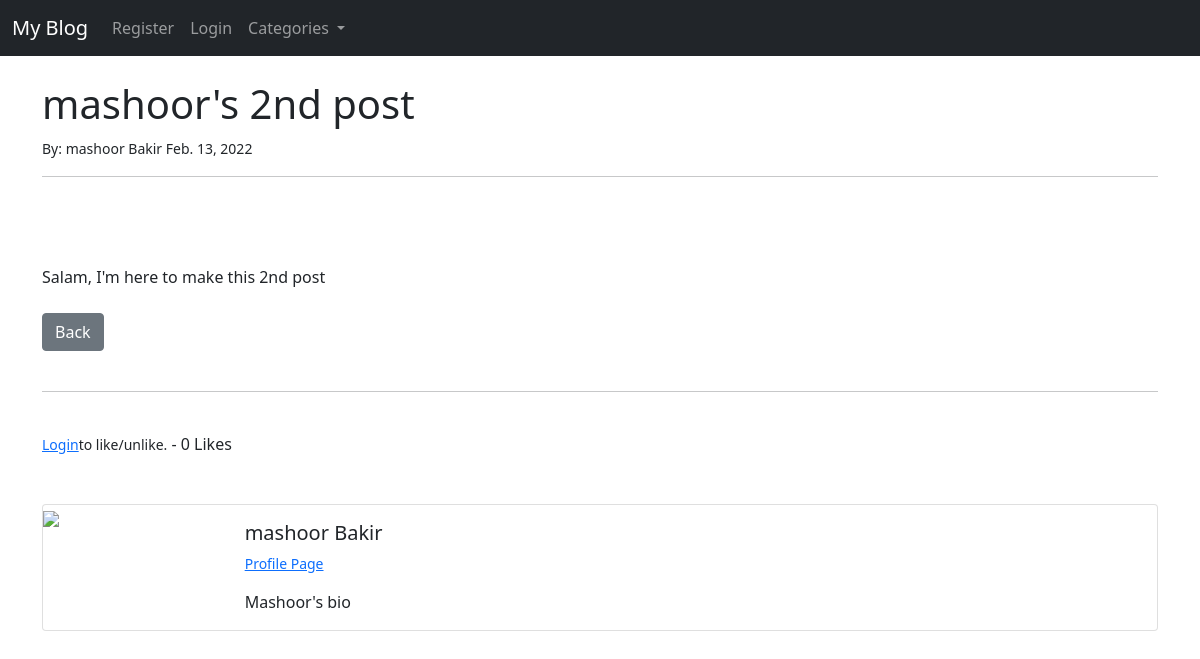
The app's page /article/11 with its own data.
### theblog/models.py (models this page shows, shortened)
class Post(models.Model):
    title = models.CharField(max_length=255)
    header_image = models.ImageField(null=True, blank=True, upload_to="images/")
    title_tag = models.CharField(max_length=255)
    author = models.ForeignKey(User, on_delete=models.CASCADE)
    body = RichTextField(blank=True, null=True)
    post_date = models.DateField(auto_now_add=True)
    category = models.CharField(max_length=255, default='coding')
    snippet = models.CharField(max_length=255)
    likes = models.ManyToManyField(User, related_name='blog_posts')
    def total_likes(self):
        return self.likes.count()

class Profile(models.Model):
    user = models.OneToOneField(User, null=True, on_delete=models.CASCADE)
    bio = models.TextField()
    profile_pic = models.ImageField(null=True, blank=True, upload_to="images/profile/")
    website_url = models.CharField(max_length=255, null=True, blank=True)
    facebook_url = models.CharField(max_length=255, null=True, blank=True)
    twitter_url = models.CharField(max_length=255, null=True, blank=True)
    insta_url = models.CharField(max_length=255, null=True, blank=True)
    pinterest_url = models.CharField(max_length=255, null=True, blank=True)

### theblog/views.py (the view)
# urls.py: path('article/<int:pk>', ArticleDetailView.as_view(), name='article-detail'),
class ArticleDetailView(DetailView):
    model = Post
    template_name = 'article_details.html'
    def get_context_data(self, *args, **kwargs):
        cat_menu = Category.objects.all()
        context = super(ArticleDetailView, self).get_context_data(*args, **kwargs)
        stuff = get_object_or_404(Post, id=self.kwargs['pk'])
        total_likes = stuff.total_likes()
        liked = False
        if stuff.likes.filter(id=self.request.user.id).exists():
            liked = True
        context["cat_menu"] = cat_menu
        context["total_likes"] = total_likes
        context["liked"] = liked
        return context

### theblog/models.py (called while the page is built)
    def __str__(self):
        return self.name

### theblog/templates/article_details.html (shortened to what this page needs)
{% extends 'base.html' %}
{% load static %}
{% block content %}
        <h1>{{ post.title }}  </h1>
        <small>
            By: {{ post.author.first_name }}
                {{ post.author.last_name }}
                {{ post.post_date }}
        </small><br/>
        <hr>
        <br/>
        <br><br>
        {{ post.body|safe }}
        <br><br>
        <a href="{% url 'home' %}" class="btn btn-secondary" >Back</a>
        <br><br>
        <hr>
        <br>
        <form method= "POST" action="{% url 'like_post' post.pk %}">
            {% if user.is_authenticated %}
                {% if liked %}
                    <button type="submit", name="post_id", value="{{ post.id }}",
                    class="btn btn-danger btn-sm">UnLike</button>
                {% else %}
                    <button type="submit", name="post_id", value="{{ post.id }}",
                    class="btn btn-primary btn-sm">Like</button>
                {% endif %}
            {% else %}
                <small><a href="{% url 'login' %}">Login</a>to like/unlike.</small>
            {% endif %}
                - {{ total_likes }} Likes
        </form>
        <br><br>
        <div class="card mb-3">
            <div class="row g-0">
              <div class="col-md-2">
            {% if post.author.profile.profile_pic %}
                <img src="{{ post.author.profile.profile_pic.url }}" class="img-fluid">
            {% else %}
                <img src="{% static 'theblog/images/profile.jpg' %}" class="img-fluid">
            {% endif %}
              </div>
              <div class="col-md-10">
                <div class="card-body">
                  <h5 class="card-title">
                      {{ post.author.first_name }}
                      {{ post.author.last_name }} </h5>
                  <p class ="small text-muted">
                    <a href="{% url 'show_profile_page' post.author.profile.id %}">Profile Page</a>
                  </p>
                  <p class="card-text">{{ post.author.profile.bio }}</p>
                </div>
              </div>
            </div>
          </div>
{% endblock %}

### records on screen
Post: title "mashoor's 2nd post", author.first_name "mashoor", author.last_name "Bakir", post_date "Feb. 13, 2022", body "Salam, I'm here to make this 2nd post", author.profile.bio "Mashoor's bio"

### other values on screen
{{ total_likes }} "0"
